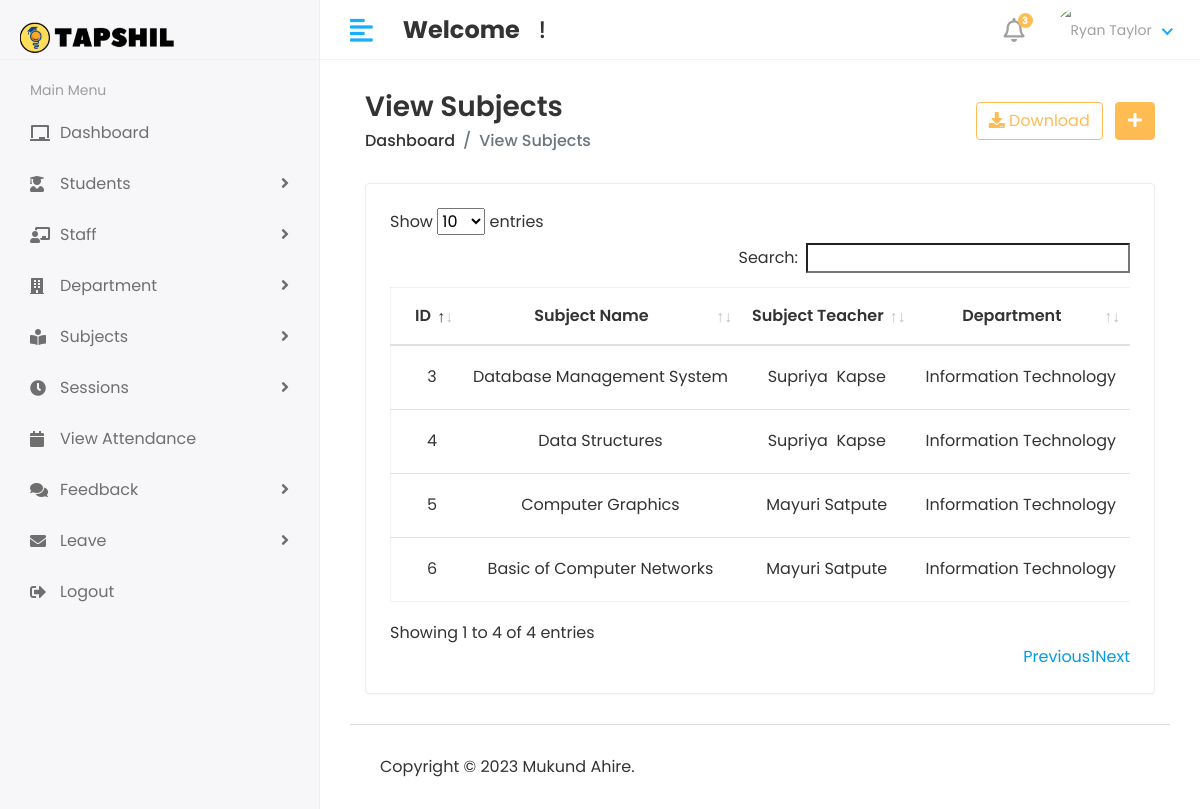
/Hod/Subject/View, run on the app's committed database.
### app/models.py (models this page shows, shortened)
class Subject(models.Model):
    name = models.CharField(max_length=100)
    staff = models.ForeignKey(Staff, on_delete=models.CASCADE)
    department_id = models.ForeignKey(Department, on_delete=models.CASCADE)
    semester_id = models.ForeignKey(Semester, on_delete=models.DO_NOTHING)
    created_at = models.DateTimeField(auto_now_add=True)
    updated_at = models.DateTimeField(auto_now=True)

class Staff(models.Model):
    admin = models.OneToOneField(CustomUser,on_delete=models.CASCADE)
    gender = models.CharField(max_length=100)
    mobile_number = models.CharField(max_length=12)
    joined_at = models.DateTimeField(auto_now_add=True)
    updated_at = models.DateTimeField(auto_now=True)

class CustomUser(AbstractUser):
    USER = (
        (1,'HOD'),
        (2,'STAFF'),
        (3,'STUDENT'),
    )
    user_type = models.CharField(choices=USER,max_length=50,default=1)
    profile_pic = models.ImageField(upload_to='media/profile_pic')

class Department(models.Model):
    name = models.CharField(max_length=100)
    created_at = models.DateTimeField(auto_now_add=True)
    updated_at = models.DateTimeField(auto_now=True)
    def __str__(self):
        return self.name

### student_management_system/Hod_Views.py (the view)
# urls.py: path('Hod/Subject/View', Hod_Views.VIEW_SUBJECT, name='view_subject'),
def VIEW_SUBJECT(request):
    subject = Subject.objects.all()
    context = {
        'subject': subject,
    }
    return render(request, 'Hod/view_subject.html', context)

### app/models.py (called while the page is built)
    def __str__(self):
        return self.semester_name

### templates/Hod/view_subject.html (shortened to what this page needs)
{% extends 'base.html' %}
{% block content %}
            <div class="content container-fluid">
               <div class="page-header">
                  <div class="row align-items-center">
                     <div class="col">
                        <h3 class="page-title">View Subjects</h3>
                        <ul class="breadcrumb">
                           <li class="breadcrumb-item"><a href="">Dashboard</a></li>
                           <li class="breadcrumb-item active">View Subjects</li>
                        </ul>
                     </div>
                     <div class="col-auto text-right float-right ml-auto">
                        <a href="#" class="btn btn-outline-primary mr-2"><i class="fas fa-download"></i> Download</a>
                        <a href="{% url 'add_staff' %}" class="btn btn-primary"><i class="fas fa-plus"></i></a>
                     </div>
                  </div>
               </div>
               <div class="row">
                  <div class="col-sm-12">
                     <div class="card card-table">
                        <div class="card-body">
                           <div class="table-responsive">
                              <table id="table_id" class="table table-hover table-center mb-0 ">
                                 <thead>
                                    <tr align="center">
                                       <th>ID</th>
                                       <th>Subject Name</th>
                                       <th>Subject Teacher</th>
                                       <th>Department</th>
                                    </tr>
                                 </thead>
                                 <tbody align="center">
                                 {% for i in subject %}
                                    <tr>
                                       <td>{{i.id}}</td>
                                       <td>{{i.name}}</td>
                                       <td>{{i.staff.admin.first_name}}&nbsp;{{i.staff.admin.last_name}}</td>
                                       <td>{{i.department_id}}</td>
                                    </tr>
                                 {% endfor %}
                                 </tbody>
                              </table>
                           </div>
                        </div>
                     </div>
                  </div>
               </div>
            </div>
{% endblock %}

### static/assets/css/style.css (style rules this page uses)
html { height: 100%; }
body { background-color: #fff; color: #333; font-family: 'Poppins', sans-serif; font-size: 1rem; height: 100%; line-height: 1.5; overflow-x: hidden; }
h1, h2, h3, h4, h5, h6 { font-family: 'Poppins', sans-serif; margin-top: 0; }
a { color: #009ce7; }
input, button, a { transition: all 0.4s ease; -moz-transition: all 0.4s ease; -o-transition: all 0.4s ease; -ms-transition: all 0.4s ease; -webkit-transition: all 0.4s ease; }
ul, ol { padding: 0px; list-style: none; }
.table { color: #333; max-width: 100%; margin-bottom: 0; width: 100%; }
.table.dataTable { border-collapse: collapse !important; border: 1px solid rgba(0, 0, 0, 0.05); }
.table thead tr th { font-weight: 600; }
.table tbody tr { border-bottom: 1px solid rgba(0, 0, 0, 0.05); }
.table.table-center td, .table.table-center th { vertical-align: middle; }
.card-table .card-body .table > thead > tr > th { border-top: 0; }
.card-table .card-body .table tr td:first-child, .card-table .card-body .table tr th:first-child { padding-left: 1.5rem; }
.card-table .table td, .card-table .table th { border-top: 1px solid #e2e5e8; padding: 1rem 0.75rem; white-space: nowrap; }
.btn-primary { background-color: #FFBC53; border: 1px solid #FFBC53; }
.btn-outline-primary { color: #FFBC53; border-color: #FFBC53; }
.card { border: 1px solid #ececf5; box-shadow: 0 1px 3px 0 rgba(0, 0, 0, 0.03); margin-bottom: 1.875rem; }
.card-body { padding: 1.5rem; }
.page-header { margin-bottom: 1.875rem; }
.page-header .breadcrumb { background-color: transparent; color: #6c757d; font-size: 1rem; font-weight: 500; margin-bottom: 0; padding: 0; }
.page-header .breadcrumb a { color: #333; }
.page-title { font-size: 28px; font-weight: 600; color: #333; margin-bottom: 5px; }

### data on the page
Subject: id "3", name "Database Management System", staff.admin.first_name "Supriya", staff.admin.last_name "Kapse", department_id "Information Technology"
Subject: id "4", name "Data Structures", staff.admin.first_name "Supriya", staff.admin.last_name "Kapse", department_id "Information Technology"
Subject: id "5", name "Computer Graphics", staff.admin.first_name "Mayuri", staff.admin.last_name "Satpute", department_id "Information Technology"
Subject: id "6", name "Basic of Computer Networks", staff.admin.first_name "Mayuri", staff.admin.last_name "Satpute", department_id "Information Technology"
